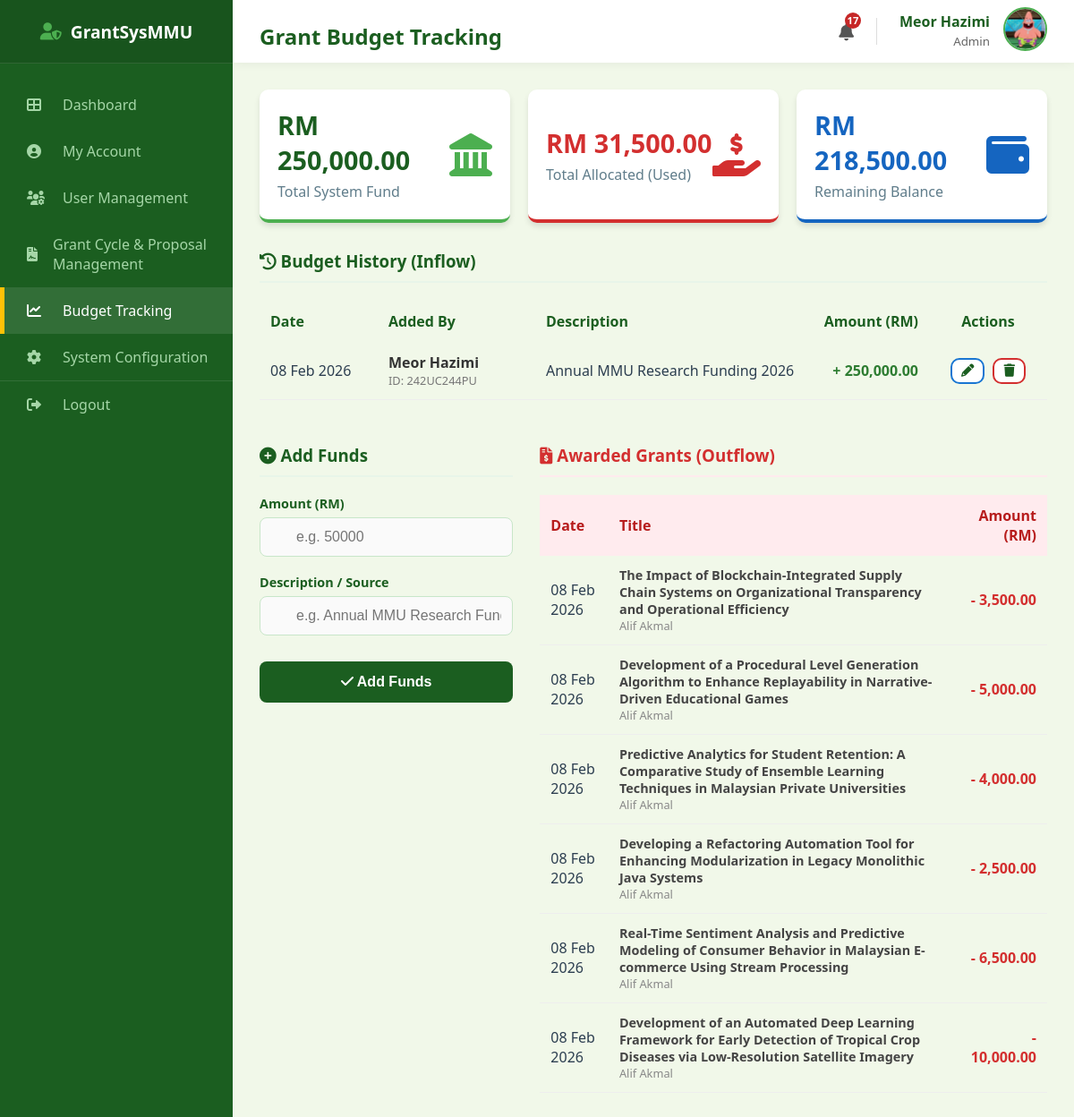
The page /admin/budget (signed in) on the database as committed earlier.
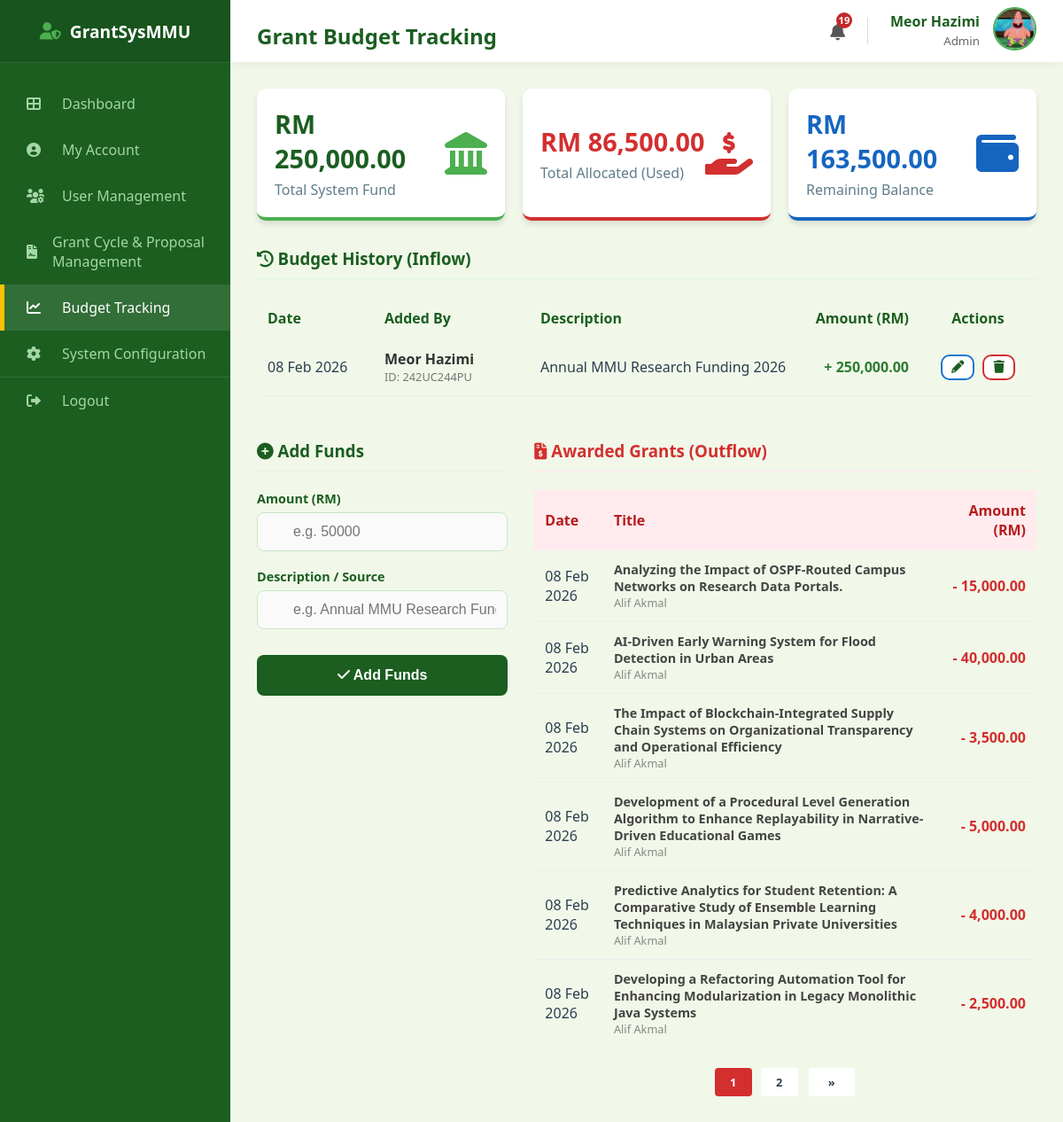
The same page on the database as committed later.
### models.py (models this page shows, shortened)
class Budget(db.Model):
    __tablename__ = "budget"
    budget_id = db.Column(db.Integer, primary_key=True)
    amount = db.Column(db.Float, nullable=False)
    description = db.Column(db.String(255), nullable=False)
    created_at = db.Column(db.DateTime, default=malaysia_now)
    admin_id = db.Column(db.String(50), db.ForeignKey("user.mmu_id"), nullable=False)
    admin = db.relationship("User", backref="budgets_added")

class User(db.Model):
    __tablename__ = "user"
    mmu_id = db.Column(db.String(15), primary_key=True)
    name = db.Column(db.String(150), nullable=False)
    email = db.Column(db.String(100), unique=True, nullable=False)
    password = db.Column(db.String(100), nullable=False)
    faculty = db.Column(db.String(100), nullable=False)
    user_role = db.Column(db.String(25), nullable=False)
    profile_image = db.Column(db.String(20), nullable=False, default="default.jpg")
    phone_number = db.Column(db.String(20), nullable=True)
    admin_profile = db.relationship(
        "Admin", backref="user_info", uselist=False, cascade="all, delete-orphan"
    )
    researcher_profile = db.relationship(
        "Researcher", backref="user_info", uselist=False, cascade="all, delete-orphan"
    )
    reviewer_profile = db.relationship(
        "Reviewer", backref="user_info", uselist=False, cascade="all, delete-orphan"
    )
    hod_profile = db.relationship(
        "HOD", backref="user_info", uselist=False, cascade="all, delete-orphan"
    )

class Grant(db.Model):
    __tablename__ = "grant"
    grant_id = db.Column(db.Integer, primary_key=True)
    grant_amount = db.Column(db.Float, nullable=False)
    award_date = db.Column(db.DateTime, default=malaysia_now)
    proposal_id = db.Column(
        db.Integer, db.ForeignKey("proposal.proposal_id"), nullable=False
    )
    proposal = db.relationship(
        "Proposal", backref=db.backref("grant_award", uselist=False)
    )

class Proposal(db.Model):
    __tablename__ = "proposal"
    proposal_id = db.Column(db.Integer, primary_key=True)
    title = db.Column(db.String(255), nullable=False)
    research_area = db.Column(db.String(100), nullable=False, default="General")
    requested_budget = db.Column(db.Float, nullable=False)
    status = db.Column(db.String(30), nullable=False, default="Draft")
    submission_date = db.Column(db.Date, default=malaysia_now)
    document_file = db.Column(db.String(100), nullable=True)
    review_score = db.Column(db.Integer, nullable=True)
    review_feedback = db.Column(db.Text, nullable=True)
    review_draft = db.Column(db.Text, nullable=True)
    researcher_id = db.Column(
        db.Integer, db.ForeignKey("researcher.researcher_id"), nullable=False
    )
    cycle_id = db.Column(
        db.Integer, db.ForeignKey("grant_cycle.cycle_id"), nullable=False
    )
    assigned_reviewer_id = db.Column(
        db.Integer, db.ForeignKey("reviewer.reviewer_id"), nullable=True
    )
    assigned_hod_id = db.Column(db.Integer, db.ForeignKey("hod.hod_id"), nullable=True)
    reviewer = db.relationship("Reviewer", foreign_keys=[assigned_reviewer_id])
    hod = db.relationship("HOD", foreign_keys=[assigned_hod_id])
    deadlines = db.relationship(
        "Deadline", backref="proposal", cascade="all, delete-orphan"
    )

### routes/admin_routes.py (the view, shortened to what this page needs)
@admin_bp.route("/admin/budget", methods=["GET", "POST"])
def admin_budget_tracking():
    if session.get("role") != "Admin":
        return redirect(url_for("admin.admin_login"))
    total_budget_in = db.session.query(func.sum(Budget.amount)).scalar() or 0.0
    total_grants_out = db.session.query(func.sum(Grant.grant_amount)).scalar() or 0.0
    current_balance = total_budget_in - total_grants_out
    budget_history = Budget.query.order_by(Budget.created_at.desc()).all()
    page = request.args.get("page", 1, type=int)
    per_page = 6
    active_grants = Grant.query.order_by(Grant.award_date.desc()).paginate(
        page=page, per_page=per_page, error_out=False
    )
    return render_template(
        "admin_budget_tracking.html",
        user=User.query.get(session["user_id"]),
        total_fund=total_budget_in,
        total_allocated=total_grants_out,
        current_balance=current_balance,
        budget_history=budget_history,
        active_grants=active_grants,
    )

### main.py (called while the page is built)
@app.context_processor
def inject_notifications():
    if "user_id" in session:
        unread = Notification.query.filter_by(recipient_id=session["user_id"], is_read=False).count()
        return dict(unread_notifications=unread)
    return dict(unread_notifications=0)

### templates/admin_budget_tracking.html (shortened to what the changed rows need)
<!DOCTYPE html>
<html lang="en">
<head>
    <link rel="stylesheet" type="text/css" href="{{ url_for('static', filename='style.css') }}">
    <link rel="stylesheet" href="https://cdnjs.cloudflare.com/ajax/libs/font-awesome/6.0.0/css/all.min.css">
</head>
<body>
    <div class="dashboard-container">
        <div class="main-content">
            <div class="top-bar">
                <h2>Grant Budget Tracking</h2>
                <div style="display: flex; align-items: center; gap: 25px;">
                    <a href="{{ url_for('auth.view_notifications') }}"
                        style="position: relative; color: #555; font-size: 1.2rem; text-decoration: none;">
                        <i class="fas fa-bell"></i>
                        {% if unread_notifications > 0 %}
                        <span
                            style="position: absolute; top: -8px; right: -8px; background: #c62828; color: white; border-radius: 50%; width: 18px; height: 18px; font-size: 0.7rem; display: flex; align-items: center; justify-content: center; font-weight: bold;">
                            {{ unread_notifications }}
                        </span>
                        {% endif %}
                    </a>
                </div>
            </div>
            <div class="content-wrapper">
                <div class="stats-grid">
                    <div class="stat-card" style="border-bottom-color: #d32f2f;">
                        <div class="stat-info">
                            <h3 style="color: #d32f2f; font-size: 1.8rem;">RM {{ "{:,.2f}".format(total_allocated) }}
                            </h3>
                            <p>Total Allocated (Used)</p>
                        </div>
                    </div>
                    <div class="stat-card" style="border-bottom-color: #1565c0;">
                        <div class="stat-info">
                            <h3 style="color: #1565c0; font-size: 1.8rem;">RM {{ "{:,.2f}".format(current_balance) }}
                            </h3>
                            <p>Remaining Balance</p>
                        </div>
                    </div>
                </div>
                <div class="section-card" style="margin-top: 30px; margin-bottom: 30px;">
                    <table style="width: 100%; border-collapse: collapse;">
                        <thead>
                            <tr style="background: #f1f8e9; color: #1b5e20;">
                                <th style="padding: 12px; text-align: left; width: 15%;">Date</th>
                                <th style="padding: 12px; text-align: left; width: 20%;">Added By</th>
                                <th style="padding: 12px; text-align: left; width: 35%;">Description</th>
                                <th style="padding: 12px; text-align: right; width: 15%;">Amount (RM)</th>
                                <th style="padding: 12px; text-align: center; width: 15%;">Actions</th>
                            </tr>
                        </thead>
                        <tbody>
                            {% for item in budget_history %}
                            <tr style="border-bottom: 1px solid #eee;">
                                <form action="{{ url_for('admin.admin_edit_budget', budget_id=item.budget_id) }}" method="POST">
                                    <td style="padding: 12px;">{{ item.created_at.strftime('%d %b %Y') }}</td>
                                    <td style="padding: 12px;">
                                        <div style="font-weight: bold; color: #333;">{{ item.admin.name }}</div>
                                        <div style="font-size: 0.8rem; color: #777;">ID: {{ item.admin_id }}</div>
                                    </td>
                                    <td style="padding: 12px;">
                                        <span class="view-mode-{{ item.budget_id }}">{{ item.description }}</span>
                                    </td>
                                    <td style="padding: 12px; text-align: right;">
                                        <span class="view-mode-{{ item.budget_id }}" style="font-weight: bold; color: #2e7d32;">
                                            + {{ "{:,.2f}".format(item.amount) }}
                                        </span>
                                    </td>
                                    <td style="padding: 12px; text-align: center;">
                                        {% if item.admin_id == user.mmu_id %}
                                            <button type="button" onclick="toggleEdit('{{ item.budget_id }}')"
                                                class="btn-outline view-mode-{{ item.budget_id }}"
                                                style="display: inline-block; padding: 5px 10px; font-size: 0.8rem; color: #1976d2; border-color: #1976d2;">
                                                <i class="fas fa-pencil-alt" style="font-size: 0.9rem; margin: 0;"></i>
                                            </button>
                                            <button type="submit" form="delete-form-{{ item.budget_id }}"
                                                class="btn-outline view-mode-{{ item.budget_id }}"
                                                style="display: inline-block; padding: 5px 10px; font-size: 0.8rem; color: #d32f2f; border-color: #d32f2f; margin-left: 5px;"
                                                onclick="return confirm('Are you sure you want to delete this entry?');">
                                                <i class="fas fa-trash" style="font-size: 0.9rem; margin: 0;"></i>
                                            </button>
                                        {% else %}
                                            <span style="color: #999; font-size: 0.85rem;">
                                                <i class="fas fa-lock"></i> Locked
                                            </span>
                                        {% endif %}
                                    </td>
                                </form>
                            </tr>
                            {% else %}
                            <tr>
                                <td colspan="5" style="padding: 20px; text-align: center; color: #999;">No budget added yet.</td>
                            </tr>
                            {% endfor %}
                        </tbody>
                    </table>
                </div>
                <div style="display: grid; grid-template-columns: 1fr 2fr; gap: 30px;">
                    <div class="section-card">
                        <table style="width: 100%; border-collapse: collapse;">
                            <thead>
                                <tr style="background: #ffebee; color: #b71c1c;">
                                    <th style="padding: 12px; text-align: left;">Date</th>
                                    <th style="padding: 12px; text-align: left;">Title</th>
                                    <th style="padding: 12px; text-align: right;">Amount (RM)</th>
                                </tr>
                            </thead>
                            <tbody>
                                {% for grant in active_grants.items %}
                                <tr style="border-bottom: 1px solid #eee;">
                                    <td style="padding: 12px;">{{ grant.award_date.strftime('%d %b %Y') }}</td>
                                    <td style="padding: 12px;">
                                        <div style="font-weight: bold; color: #444; font-size: 0.9rem;">{{ grant.proposal.title }}</div>
                                        <div style="font-size: 0.8rem; color: #888;">{{ grant.proposal.researcher.user_info.name }}</div>
                                    </td>
                                    <td style="padding: 12px; text-align: right; font-weight: bold; color: #d32f2f;">
                                        - {{ "{:,.2f}".format(grant.grant_amount) }}
                                    </td>
                                </tr>
                                {% else %}
                                <tr>
                                    <td colspan="3" style="padding: 20px; text-align: center; color: #999;">No grants awarded yet.</td>
                                </tr>
                                {% endfor %}
                            </tbody>
                        </table>
                        {% if active_grants.pages > 1 %}
                        <div style="margin-top: 20px; display: flex; justify-content: center; align-items: center; gap: 8px;">
                            {% for page_num in active_grants.iter_pages(left_edge=1, right_edge=1, left_current=1, right_current=1) %}
                                {% if page_num %}
                                    {% if active_grants.page == page_num %}
                                        <span style="min-width: 32px; height: 32px; padding: 0 5px; display: flex; align-items: center; justify-content: center; background-color: #d32f2f; color: white; border-radius: 4px; font-size: 0.8rem; font-weight: bold; cursor: default;">
                                            {{ page_num }}
                                        </span>
                                    {% else %}
                                        <a href="{{ url_for('admin.admin_budget_tracking', page=page_num) }}"
                                           class="btn-outline"
                                           style="min-width: 32px; height: 32px; padding: 0 5px; display: flex; align-items: center; justify-content: center; font-size: 0.8rem; border-radius: 4px; text-decoration: none;">
                                           {{ page_num }}
                                        </a>
                                    {% endif %}
                                {% else %}
                                    <span style="color: #999; font-size: 0.8rem;">...</span>
                                {% endif %}
                            {% endfor %}
                            {% if active_grants.has_next %}
                                <a href="{{ url_for('admin.admin_budget_tracking', page=active_grants.next_num) }}"
                                   class="btn-outline"
                                   style="min-width: 32px; height: 32px; padding: 0 10px; display: flex; align-items: center; justify-content: center; font-size: 0.8rem; border-radius: 4px; text-decoration: none;">
                                   &raquo;
                                </a>
                            {% endif %}
                        </div>
                        {% endif %}
                    </div>
                </div>
            </div>
        </div>
    </div>
</body>
</html>

Rows that differ between the two databases and show on the page:
no longer on this page (row unchanged): Grant: award_date "08 Feb 2026", proposal "Real-Time Sentiment Analysis and Predictive Modeling of Consumer Behavior in Malaysian E-commerce Using Stream Processing", proposal.researcher.user_info.name "Alif Akmal", grant_amount "6,500.00"
no longer on this page (row unchanged): Grant: award_date "08 Feb 2026", proposal "Development of an Automated Deep Learning Framework for Early Detection of Tropical Crop Diseases via Low-Resolution Satellite Imagery", proposal.researcher.user_info.name "Alif Akmal", grant_amount "10,000.00"
added Grant: award_date "08 Feb 2026", proposal "Analyzing the Impact of OSPF-Routed Campus Networks on Research Data Portals.", proposal.researcher.user_info.name "Alif Akmal", grant_amount "15,000.00"
added Grant: award_date "08 Feb 2026", proposal "AI-Driven Early Warning System for Flood Detection in Urban Areas", proposal.researcher.user_info.name "Alif Akmal", grant_amount "40,000.00"
Other text that changed with them:
{{ unread_notifications }}: "17" → "19"
{{ "{:,.2f}".format(total_allocated) }}: "31,500.00" → "86,500.00"
{{ "{:,.2f}".format(current_balance) }}: "218,500.00" → "163,500.00"
new list line: "1"
new list line: "2"
